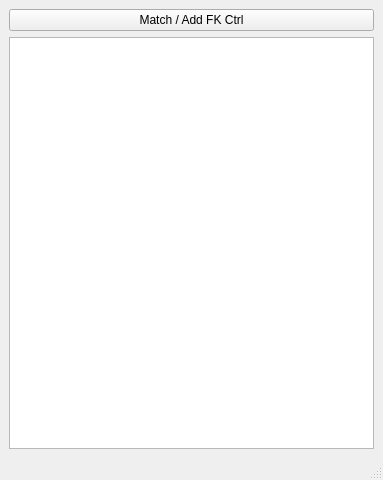
<?xml version="1.0" encoding="UTF-8"?>
<ui version="4.0">
 <class>MainWindow</class>
 <widget class="QMainWindow" name="MainWindow">
  <property name="geometry">
   <rect>
    <x>0</x>
    <y>0</y>
    <width>383</width>
    <height>480</height>
   </rect>
  </property>
  <property name="windowTitle">
   <string>MainWindow</string>
  </property>
  <widget class="QWidget" name="centralwidget">
   <layout class="QVBoxLayout" name="verticalLayout">
    <item>
     <widget class="QPushButton" name="match_add_button">
      <property name="text">
       <string>Match / Add FK Ctrl</string>
      </property>
     </widget>
    </item>
    <item>
     <widget class="QTableView" name="match_info_table_view"/>
    </item>
   </layout>
  </widget>
  <widget class="QMenuBar" name="menubar">
   <property name="geometry">
    <rect>
     <x>0</x>
     <y>0</y>
     <width>383</width>
     <height>33</height>
    </rect>
   </property>
  </widget>
  <widget class="QStatusBar" name="statusbar"/>
 </widget>
 <resources/>
 <connections/>
</ui>
